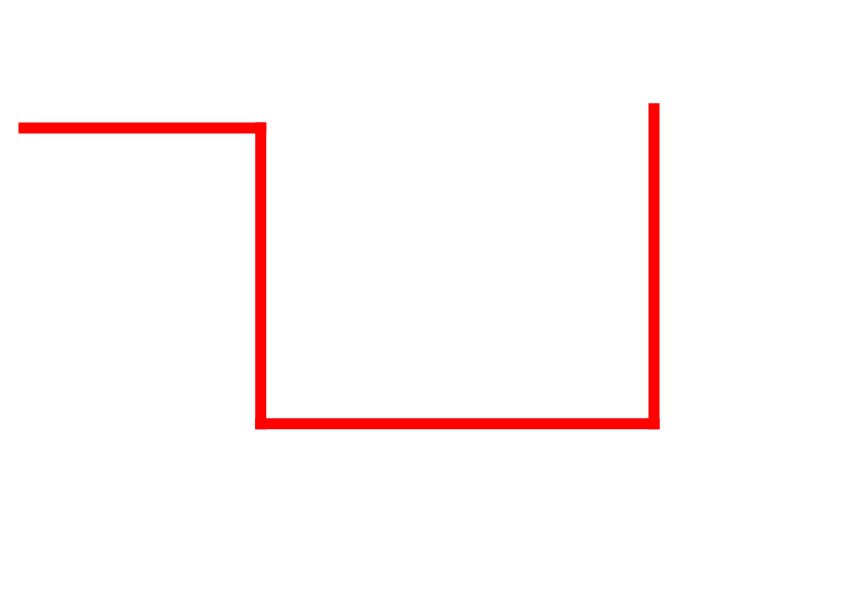
#> input picture rov/task2/1.jpg, 842 x 595 px
$ python main.py
#> lines starting #> are read from the running program, lines starting #| are printed output that depends on the picture; after the words box and inside, x2 and y2 are one past the last pixel; in counts of white or black regions, pixels touching at a corner belong together
import cv2
import numpy as np


image = cv2.imread("1.jpg")
#> image is the input picture: shape (595, 842, 3); mean B, G, R 248, 248, 255


gray = cv2.cvtColor(image, cv2.COLOR_BGR2GRAY)
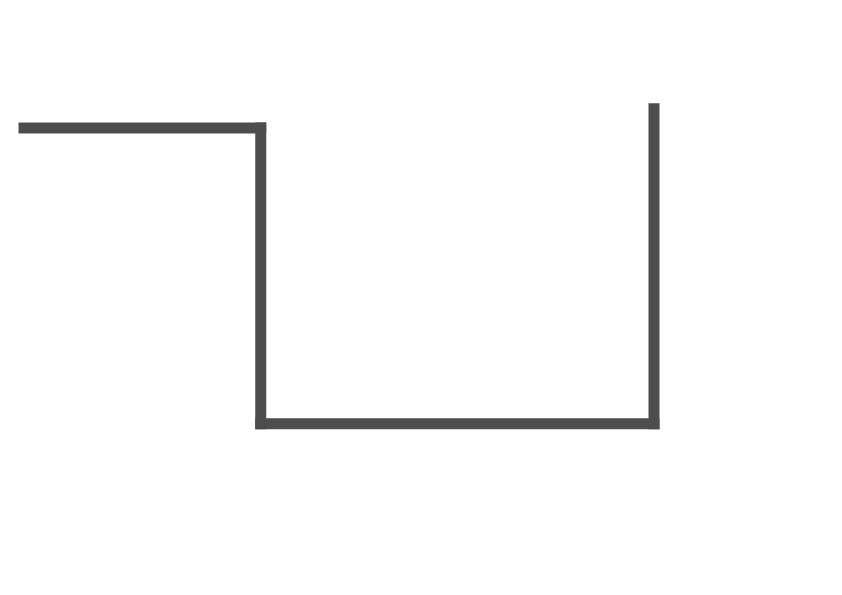
#> gray: shape (595, 842); min 77, max 255, mean 250.1


edges = cv2.Canny(gray, 50, 150)
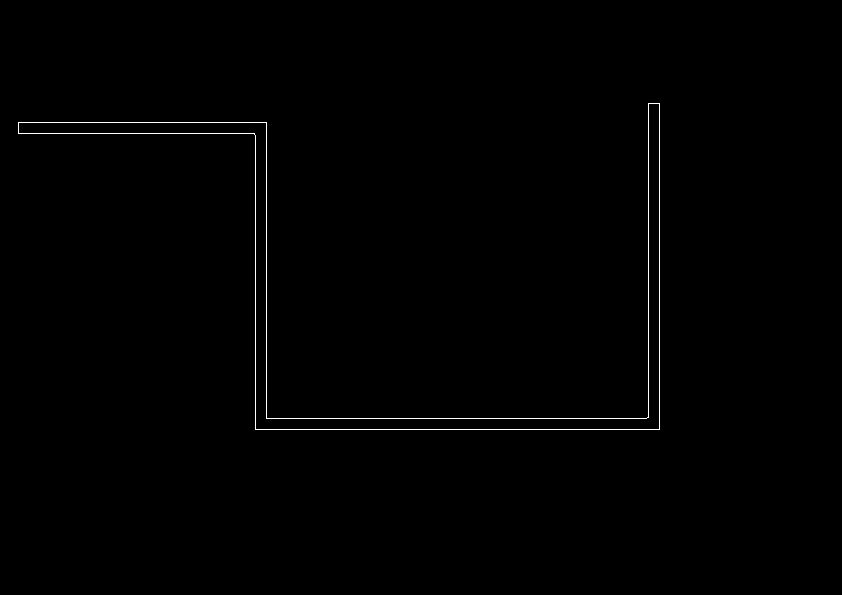
#> edges: shape (595, 842); 0.5% white in thin lines or dots, all inside (x1, y1, x2, y2) = (18, 103, 660, 430)


lines = cv2.HoughLinesP(edges, 1, np.pi/180, 100, minLineLength=100, maxLineGap=10)
#> lines = [[255, 429, 659, 429], [255, 418, 646, 418], [659, 428, 659, 103], [266, 417, 266, 122], [648, 417, 648, 103], [255, 428, 255, 135], [18, 122, 265, 122], [18, 133, 254, 133]]


for line in lines:
    x1, y1, x2, y2 = line[0]
    cv2.line(image, (x1, y1), (x2, y2), (0, 255, 0), 3)
#> this loop made 8 passes
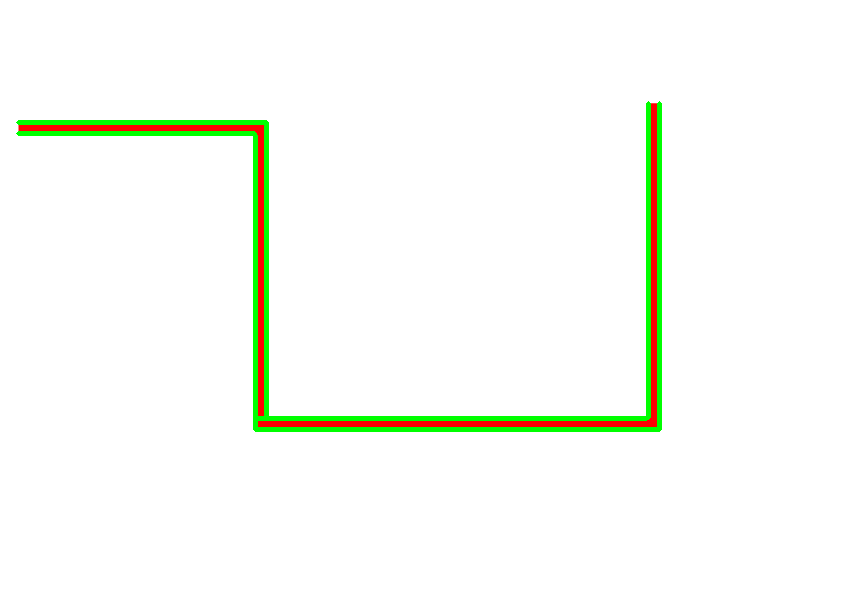
#> image: shape (595, 842, 3); 2.51% of pixels changed, all inside (x1, y1, x2, y2) = (16, 101, 662, 432)


cv2.imshow("Lines", image)
cv2.waitKey(0)
cv2.destroyAllWindows()
